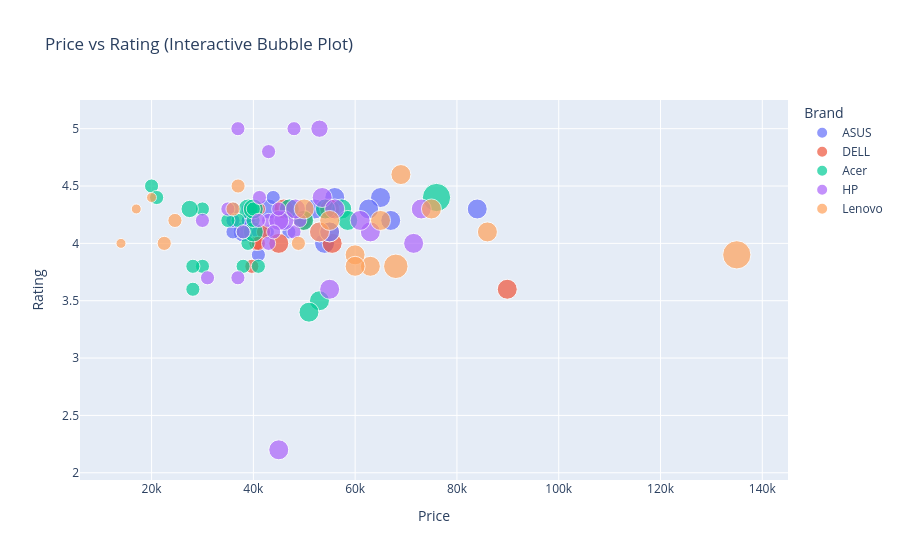

Write notebook code for a chart like this one.
### Code cell
#  MULTIVARIATE ANALYSIS
#9.Price vs Rating (Interactive Bubble Plot)
# 9. Price vs Rating (Interactive Bubble Plot)
import plotly.express as px

fig = px.scatter(
    df,
    x="Price",
    y="Rating",
    size="RAM_GB",
    color="Brand",
    hover_data=["RAM_GB", "Storage_GB", "Ratings_Count", "Product_Name"],  # 🔥 hover info
    title="Price vs Rating (Interactive Bubble Plot)"
)

fig.show()

### Figure 1 — Plotly figure (JSON) as saved in the notebook; plotly's stock layout.template omitted (floating-point values rounded to 4 significant figures)
{"data": [{"customdata": [[8, 512, 1526, "ASUS Vivobook Go 15 AMD Ryzen 5 Quad Core 7520U - E1504FA-NJ133WS | ..."], [16, 512, 2862, "ASUS Vivobook 15, with Backlit Keyboard, Intel Core i3 13th Gen 1315U - (16 GB/512 GB SSD/Windows 11 H..."], [16, 512, 56, "ASUS Vivobook S14 with Office 2024 + M365 Basic* Backlit Keyboard Intel Core 5 210..."], [16, 512, 863, "ASUS Vivobook S14 with Office 2024 + M365 Basic*, Backlit Keyboard, Intel Core i5 13th Gen 1342..."], [16, 512, 89, "ASUS Vivobook Go 15 with Office 2024 + M365 Basic*, AMD Ryzen 3 Quad Core 7320U - (16 GB/512 GB..."], [16, 512, 1526, "ASUS Vivobook Go 15 with Office 2024 + M365 Basic*, Backlit Keyboard, AMD Ryzen 5 Quad Core 752..."], [8, 512, 2233, "ASUS Vivobook Go 15 AMD Ryzen 3 Quad Core 7320U - E1504FA-NJ130WS | ..."], [16, 512, 1526, "ASUS Vivobook Go 15 AMD Ryzen 5 Quad Core 7520U - E1504FA-NJ5542WS ..."], [8, 1, 3785, "ASUS Vivobook 15 with Office 2024 + M365 Basic* Intel Core i3 13th Gen - (8 GB/512 GB SSD/Windo..."], [8, 512, 213, "ASUS Vivobook Go 14 with Office 2024 + M365 Basic* AMD Ryzen 3 Quad Core 7320U - (8 GB/512 GB S..."], [8, 512, 2865, "ASUS Vivobook 15, with Backlit Keyboard, Intel Core i3 13th Gen 1315U - (8 GB/512 GB SSD/Windows 11 Ho..."], [8, 1, 858, "ASUS Vivobook Go 15 AMD Ryzen 5 Quad Core 7520U - E1504FA-NJ132WS | ..."], [16, 512, 958, "ASUS Vivobook Go 14 with Office 2024 + M365 Basic* AMD Ryzen 5 Quad Core 7520U - (16 GB/512 GB ..."], [16, 512, 432, "ASUS Vivobook S14 with Office 2024 + M365 Basic*, Backlit Keyboard, Intel Core i7 13th Gen 1362..."], [16, 512, 9, "ASUS Expertbook P1 Intel Core i3 13th Gen 1315U - P1503CVA-S71074WS..."], [8, 512, 553, "ASUS Vivobook 15, with Backlit Keyboard, Intel Core i5 12th Gen 1235U - (8 GB/512 GB SSD/Windows 11 Ho..."], [8, 512, 2865, "ASUS Vivobook Go 15 AMD Ryzen 3 Quad Core 7320U - E1504FA-NJ131WS | ..."], [8, 512, 1321, "ASUS Expertbook P1 Intel Core i3 13th Gen 1315U - P1503CVA-S70501WS ..."], [8, 512, 473, "ASUS Vivobook 15 with Touchscreen & Backlit Keyboard, Intel Core i3 13th Gen 1315U - (8 GB/512 ..."], [16, 512, 33, "ASUS Expertbook P3 Metal High-performance processor Intel Core i5 13th Gen 13420H - (16 GB/512 GB SSD/..."], [8, 512, 109, "ASUS Vivobook 15 with Office 2024 + M365 Basic*, Intel Core i3 13th Gen 1315U - (8 GB/512 GB SS..."], [16, 512, 106, "ASUS Vivobook S15, A-Part Metal Body, Backlit Keyboard, Intel Core i9 13th Gen 13900H - (16 GB/512 GB ..."], [8, 1, 13575, "ASUS Vivobook 15, with Backlit Keyboard, Intel Core i3 12th Gen 1215U - (8 GB/512 GB SSD/Windows 11 Ho..."]], "hovertemplate": "Brand=ASUS<br>Price=%{x}<br>Rating=%{y}<br>RAM_GB=%{customdata[0]}<br>Storage_GB=%{customdata[1]}<br>Ratings_Count=%{customdata[2]}<br>Product_Name=%{customdata[3]}<extra></extra>", "legendgroup": "ASUS", "marker": {"color": "#636efa", "size": [8, 16, 16, 16, 16, 16, 8, 16, 8, 8, 8, 8, 16, 16, 16, 8, 8, 8, 8, 16, 8, 16, 8], "sizemode": "area", "sizeref": 0.08, "symbol": "circle"}, "mode": "markers", "name": "ASUS", "orientation": "v", "showlegend": true, "type": "scatter", "x": [38990, 46990, 64990, 55999, 37990, 42990, 35990, 54000, 40990, 38990, 42753, 38990, 52069, 66990, 53990, 46990, 35990, 49990, 43903, 62650, 40990, 83990, 35990], "xaxis": "x", "y": [4.3, 4.3, 4.4, 4.4, 4.1, 4.3, 4.3, 4.3, 3.9, 4.2, 4.1, 4.2, 4.3, 4.2, 4.0, 4.1, 4.1, 4.2, 4.4, 4.3, 4.1, 4.3, 4.2], "yaxis": "y"}, {"customdata": [[8, 512, 28, "DELL Inspiron 5440 Intel Core 3 14th Gen 100U -..."], [8, 512, 16, "DELL Inspiron 5440 Intel Core 3 14th Gen 100U - ..."], [16, 512, 232, "DELL 15 Microsoft Office Home 2024 Intel Core i5 13th Gen - Vostro ..."], [16, 512, 69, "DELL 15 Microsoft Office Home 2024 Intel Core i3 13th Gen 1305U - 3..."], [8, 512, 1526, "DELL Inspiron 5440 Intel Core i3 13th Gen 1305U - Inspiron 54..."], [16, 512, 29, "DELL Inspiron Intel Core Ultra 5 125H - 5330 Thin and Light Laptop"], [16, 512, 16, "DELL Inspiron 5440 Intel Core i3 Intel Core 3 100U - 544..."], [8, 512, 232, "DELL INSPIRON Intel Core 3 14th Gen CORE 3 100U - (8 GB/512 GB HDD/512 GB SSD/Windows 11..."], [16, 512, 37, "DELL 15 AMD Ryzen 7 Octa Core 7730U - DC15255 Thin and Light Laptop"], [16, 1, 132, "DELL 14 Intel Core i3 13th Gen 1305U - 14 Thin and Light Lapt..."], [8, 512, 439, "DELL PRO 15 Backlit AMD Ryzen 5 Quad Core 7520U - PRO 15 Thin..."], [8, 512, 51, "DELL 15 AMD Ryzen 3 Quad Core 7320U - Inspiron 3535 / 15 DC 15255 Th..."]], "hovertemplate": "Brand=DELL<br>Price=%{x}<br>Rating=%{y}<br>RAM_GB=%{customdata[0]}<br>Storage_GB=%{customdata[1]}<br>Ratings_Count=%{customdata[2]}<br>Product_Name=%{customdata[3]}<extra></extra>", "legendgroup": "DELL", "marker": {"color": "#EF553B", "size": [8, 8, 16, 16, 8, 16, 16, 8, 16, 16, 8, 8], "sizemode": "area", "sizeref": 0.08, "symbol": "circle"}, "mode": "markers", "name": "DELL", "orientation": "v", "showlegend": true, "type": "scatter", "x": [39699, 40490, 55490, 44990, 40980, 89890, 49750, 39449, 54990, 45990, 41990, 40990], "xaxis": "x", "y": [3.8, 4.0, 4.0, 4.0, 4.3, 3.6, 4.2, 4.3, 4.3, 4.3, 4.1, 4.0], "yaxis": "y"}, {"customdata": [[8, 512, 72, "Acer Aspire Intel Core i3 13th Gen 1305U - AL15-53 Notebook"], [8, 512, 124, "Acer TravelLite AMD Ryzen 5 7430U - TL04-41M Notebook"], [8, 128, 9077, "Acer Aspire 3 Intel Celeron Dual Core - A311-45 Thin and Light Lapto..."], [16, 512, 1054, "Acer Aspire Lite Intel Core i3 12th Gen 1215U - AL15-52 Thin and Li..."], [16, 512, 3572, "Acer Aspire 3 Intel Core i3 13th Gen 1305U - A324-53 Thin and Light..."], [8, 256, 1054, "Acer Aspire Lite Intel Core i3 12th Gen 1215U - AL15-52 Thin and Lig..."], [8, 512, 9077, "Acer Aspire 3 Intel Celeron Dual Core - A311-45 Thin and Light Lapto..."], [8, 256, 9077, "Acer Aspire Lite Intel Core i3 12th Gen 1215U - AL15-52 Thin and Lig..."], [8, 512, 35, "Acer Aspire 3 Intel Celeron Dual Core - A311-45 Thin and Light Lapto..."], [8, 512, 3488, "Acer Aspire Lite AMD Ryzen 3 Quad Core 5300U - AL15-41 Thin and Ligh..."], [32, 512, 83, "Acer Swift Neo Office 2024 + M365 Basic Intel Core Ultra 7 155U - SFN..."], [16, 512, 10, "Acer Swift Neo Office 2024 + M365 Basic Intel Core Ultra 5 115U - S..."], [16, 512, 2862, "Acer Aspire 3 Intel Core i5 13th Gen 1334U - A324-53 Thin and Light..."], [8, 512, 1268, "Acer Aspire Lite AMD Ryzen 5 Hexa Core 5625U - AL15-41 Thin and Ligh..."], [16, 512, 1630, "Acer Aspire 3 AMD Ryzen 3 Quad Core 7330U - AS15-42 Thin and Light ..."], [16, 512, 12, "Acer Aspire 3 Intel Core i5 13th Gen 1334U - A324-53 Thin and Light L..."], [8, 512, 202, "Acer Chromebook Intel Celeron Dual Core N4500 - CB314-3H-C5QE/ CB..."], [8, 512, 10, "Acer Aspire 3 Intel Celeron Dual Core - A311-45 Thin and Light Lapto..."], [16, 512, 43, "Acer Aspire Intel Core i5 12th Gen 12450H - AL15-52H Thin and Light..."], [16, 512, 7195, "Acer Aspire Lite AMD Ryzen 7 Octa Core 7730U - AL15-41 Thin and Lig..."], [12, 512, 2233, "Acer Aspire Intel Celeron Dual Core N4500 - A324-45-V2 Thin and Lig..."], [16, 512, 5528, "Acer Aspire Lite AMD Ryzen 5 Hexa Core 5625U - AL15-41 Thin and Lig..."], [16, 512, 5, "Acer Aspire Lite AMD Ryzen 5 Hexa Core 5625U - AL15-41 Thin and Light..."], [8, 512, 6560, "Acer Aspire 3 Intel Core i3 13th Gen 1305U - A324-53 Thin and Light ..."], [8, 512, 220, "Acer Chromebook Plus Google AI Intel Core i3 13th Gen 1315U - CB515-2H-34Y..."], [8, 512, 24, "Acer One Intel Core i3 11th Gen 1115G4 - AO 14 Z 8-415 Thin and Ligh..."], [16, 512, 1697, "Acer Aspire Lite Intel Core i5 12th Gen 12450H - AL15-52H Thin and Li..."]], "hovertemplate": "Brand=Acer<br>Price=%{x}<br>Rating=%{y}<br>RAM_GB=%{customdata[0]}<br>Storage_GB=%{customdata[1]}<br>Ratings_Count=%{customdata[2]}<br>Product_Name=%{customdata[3]}<extra></extra>", "legendgroup": "Acer", "marker": {"color": "#00cc96", "size": [8, 8, 8, 16, 16, 8, 8, 8, 8, 8, 32, 16, 16, 8, 16, 16, 8, 8, 16, 16, 12, 16, 16, 8, 8, 8, 16], "sizemode": "area", "sizeref": 0.08, "symbol": "circle"}, "mode": "markers", "name": "Acer", "orientation": "v", "showlegend": true, "type": "scatter", "x": [38938, 40990, 29999, 39990, 38990, 37990, 28114, 37990, 28114, 36990, 75990, 52990, 57373, 39938, 39990, 54990, 19999, 29990, 54165, 49886, 27490, 47080, 50926, 39990, 34990, 20999, 58548], "xaxis": "x", "y": [4.0, 3.8, 3.8, 4.1, 4.3, 4.1, 3.8, 3.8, 3.6, 4.2, 4.4, 3.5, 4.3, 4.2, 4.3, 4.1, 4.5, 4.3, 4.3, 4.2, 4.3, 4.3, 3.4, 4.3, 4.2, 4.4, 4.2], "yaxis": "y"}, {"customdata": [[8, 512, 907, "HP Intel Celeron Dual Core N4500 - 14s-dq3149TU / 14s-dq3141TU Thin ..."], [16, 512, 5, "HP AMD Ryzen 7 Octa Core 5700U - 15s- eq2084au Thin and Light Lapto..."], [16, 512, 362, "HP 15 with Backlit Keyboard & Office 2024 AMD Ryzen 7 Octa Core 5825U - (16 GB/512 GB SSD/Windows 11 H..."], [8, 512, 4, "HP 255R G10 Professional DDR5 5600Mhz AMD Ryzen 5 Hexa Core 7535U - (8 GB/512 GB SSD/Windows 11..."], [16, 512, 35, "HP Victus Intel Core 5 120U - 15-fd1097TU Thin and Li..."], [8, 512, 4, "HP Intel Pentium Quad Core N6000 - 15s-fq3073TU Thin and Light Lapto..."], [8, 512, 1054, "HP 255R G10 Professional DDR5 5600Mhz AMD Ryzen 5 Hexa Core 7535U - (8 GB/512 GB SSD/Windows 11..."], [16, 512, 1494, "HP Victus Intel Core 5 120U - 15-fd1097TU Thin and Li..."], [8, 512, 119, "HP Intel Pentium Quad Core N6000 - 15s-fq3073TU Thin and Light Lapto..."], [8, 1, 256, "HP 15 AMD Ryzen 3 Quad Core 7320U - 15-fc0500AU / 15-fc0154AU..."], [8, 512, 1079, "HP Intel Core i3 12th Gen 1215U - 15-fd0061TU Thin and Light ..."], [8, 512, 1321, "HP Intel Core i3 N305 - 15a-nb0002TU Chromebook"], [8, 512, 75, "HP 15 Intel Core 3 100U - 15-fd1253TU/ 15-fd1225TU Thi..."], [16, 512, 3252, "HP 15 AMD Ryzen 3 Quad Core 7320U - 15 Thin and Light Laptop"], [8, 512, 808, "HP 250R G9 Intel Core i3 13th Gen 1315U - 42V68PA Thin and Light Lap..."], [16, 512, 1715, "HP 15 AMD Ryzen 3 Quad Core 7320U - 15 Thin and Light Laptop"], [12, 512, 3, "HP Intel Core i5 13th Gen 1334U - 15-fd0575TU Thin and Light Laptop"], [8, 512, 5, "HP 250R G10 Intel Core 3 14th Gen 100U - 250R G..."], [8, 512, 26, "HP 255R G10 Professional DDR5 5600Mhz AMD Ryzen 5 Hexa Core 7535U - (8 GB/512 GB SSD/Windows 11..."], [16, 512, 132, "HP Intel Core i7 13th Gen 13620H - 15-fr0046TU Thin and Light Lapto..."], [16, 512, 17, "HP AMD Ryzen 5 Quad Core 7520U - 15-fc0156AU / 15-fc0690AU Thin and..."], [8, 1, 2408, "HP 250R G10 Intel Core 3 14th Gen 100U - 250R G1..."], [16, 256, 155, "HP 15 Laptop with Backlit Keyboard & MSO'2024, AMD Ryzen 7 Octa Core 7730U - (16 GB/512 GB SSD/Windows..."], [16, 512, 2865, "HP OmniBook 5 Backlit Keyboard & MSO'2024, Intel Core i5 13th Gen 1334U - (16 GB/512 GB SSD/Windows 11..."], [16, 512, 3572, "HP 15 Intel Core 3 100U - 15-fd0885TU Thin and Light ..."], [8, 512, 2354, "HP 15s Intel Core i3 12th Gen 1215U - 15-fd0752TU /15s-fy5003TU Thin..."], [8, 256, 167, "HP 15 AMD Ryzen 3 Quad Core 7320U - 15 Thin and Light Laptop"], [16, 512, 2764, "HP Victus Intel Core i5 13th Gen 13420H - (16 GB/512 GB SSD/Windows 11 Home/6 GB Graphics/NVIDIA GeFor..."], [8, 512, 7201, "HP MS Office 2024 Intel Core i3 13th Gen 1315U - fd0465TU Thin and L..."], [16, 512, 60, "HP Omnibook 3 AMD Ryzen AI 5 Hexa Core 340 - 15-fn0007AU Thin and L..."]], "hovertemplate": "Brand=HP<br>Price=%{x}<br>Rating=%{y}<br>RAM_GB=%{customdata[0]}<br>Storage_GB=%{customdata[1]}<br>Ratings_Count=%{customdata[2]}<br>Product_Name=%{customdata[3]}<extra></extra>", "legendgroup": "HP", "marker": {"color": "#ab63fa", "size": [8, 16, 16, 8, 16, 8, 8, 16, 8, 8, 8, 8, 8, 16, 8, 16, 12, 8, 8, 16, 16, 8, 16, 16, 16, 8, 8, 16, 8, 16], "sizemode": "area", "sizeref": 0.08, "symbol": "circle"}, "mode": "markers", "name": "HP", "orientation": "v", "showlegend": true, "type": "scatter", "x": [30990, 44990, 52990, 47990, 54990, 36965, 47990, 54990, 36965, 37990, 42990, 29990, 49123, 45999, 40990, 44999, 52990, 42990, 42990, 72990, 53521, 43990, 55990, 62990, 48279, 34990, 41200, 71490, 44990, 60990], "xaxis": "x", "y": [3.7, 2.2, 4.1, 5.0, 3.6, 5.0, 4.1, 4.1, 3.7, 4.1, 4.2, 4.2, 4.2, 4.2, 4.2, 4.2, 5.0, 4.8, 4.0, 4.3, 4.4, 4.1, 4.3, 4.1, 4.3, 4.3, 4.4, 4.0, 4.3, 4.2], "yaxis": "y"}, {"customdata": [[4, 512, 2764, "Lenovo 100e Chromebook Gen 4 MediaTek Kompanio 520 - 82W00004HA Ch..."], [4, 512, 919, "Lenovo Chromebook Intel Pentium Quad Core N100 - 14IAN8 Chromeboo..."], [16, 512, 1697, "Lenovo �IdeaPad Slim 5 WUXGA OLED Full Metal Body Intel Core i5 13th Gen 13420H - (16 GB/512 GB SSD/Wi..."], [4, 512, 49, "Lenovo Chromebook MediaTek Kompanio 520 - 14M868 Chromebook"], [32, 512, 141, "Lenovo IdeaPad Pro 5 Intel Core Ultra 9 285H - 14IAH10 Thin and Light..."], [16, 512, 1630, "Lenovo IdeaPad Slim 5 WUXGA OLED Full metal Intel Core i7 13th Gen 13620H - (16 GB/512 GB SSD/Windows ..."], [16, 512, 139, "Lenovo IdeaPad Slim 3 Backlit Intel Core i5 12th Gen 12450H - 15IAH..."], [16, 512, 2833, "Lenovo IdeaPad Slim 3 Backlit Keyboard with MSO'2024 Intel Core i5 13th Gen 13420H - (16 GB/512 GB SSD..."], [24, 512, 9077, "Lenovo IdeaPad Slim 3 Backlit Keyboard with MSO'2024 Intel Core i5 13th Gen 13420H - (24 GB/1 TB SSD/W..."], [8, 512, 5528, "Lenovo IdeaPad 3 Intel Core i3 12th Gen 1215U - 14IAU7 Thin and Ligh..."], [16, 512, 3785, "Lenovo IdeaPad Slim 5 WUXGA IPS AMD Ryzen 5 Hexa Core 7535HS - 13AR..."], [8, 512, 8862, "Lenovo Chromebook MediaTek Kompanio 520 - 14M868 Thin and Light L..."], [16, 512, 20, "Lenovo IdeaPad Slim 3 Intel Core i5 13th Gen 13420H - 83K100HSIN Thin..."], [16, 1, 2040, "Lenovo IdeaPad Slim 3 Backlit Keyboard with MSO'2024 Intel Core 5 210H - (16 GB/512 GB S..."], [8, 512, 22, "Lenovo IdeaPad Slim 1 AMD Ryzen 5 Hexa Core 5500U - 15ACL6 | 15ALC7 ..."], [16, 512, 168, "Lenovo AMD Ryzen 7 Octa Core - IdeaPad Slim 3 15ABR8 Laptop"], [16, 512, 952, "Lenovo IdeaPad Slim 3 Intel Core i5 12th Gen 12450H - 15IAH8 Thin a..."], [8, 1, 83, "Lenovo Intel Core i5 12th Gen 1235U - G3 IAP Thin and Light Laptop"], [8, 512, 468, "Lenovo 100e Chromebook Gen 4 MediaTek Kompanio 520 - 100e Chromebo..."], [16, 1, 2408, "Lenovo LOQ Essential Intel Core i7 12650HX - (16 GB/512 GB SSD/Windows 11 Home/6 GB Graphics/NVIDIA Ge..."]], "hovertemplate": "Brand=Lenovo<br>Price=%{x}<br>Rating=%{y}<br>RAM_GB=%{customdata[0]}<br>Storage_GB=%{customdata[1]}<br>Ratings_Count=%{customdata[2]}<br>Product_Name=%{customdata[3]}<extra></extra>", "legendgroup": "Lenovo", "marker": {"color": "#FFA15A", "size": [4, 4, 16, 4, 32, 16, 16, 16, 24, 8, 16, 8, 16, 16, 8, 16, 16, 8, 8, 16], "sizemode": "area", "sizeref": 0.08, "symbol": "circle"}, "mode": "markers", "name": "Lenovo", "orientation": "v", "showlegend": true, "type": "scatter", "x": [13990, 16990, 64990, 19990, 134990, 74990, 52990, 62990, 67990, 35999, 59990, 24590, 68990, 59990, 36999, 49990, 54999, 48850, 22490, 85990], "xaxis": "x", "y": [4.0, 4.3, 4.2, 4.4, 3.9, 4.3, 4.1, 3.8, 3.8, 4.3, 3.9, 4.2, 4.6, 3.8, 4.5, 4.3, 4.2, 4.0, 4.0, 4.1], "yaxis": "y"}], "layout": {"legend": {"itemsizing": "constant", "title": {"text": "Brand"}, "tracegroupgap": 0}, "title": {"text": "Price vs Rating (Interactive Bubble Plot)"}, "xaxis": {"anchor": "y", "domain": [0, 1], "title": {"text": "Price"}}, "yaxis": {"anchor": "x", "domain": [0, 1], "title": {"text": "Rating"}}}}
